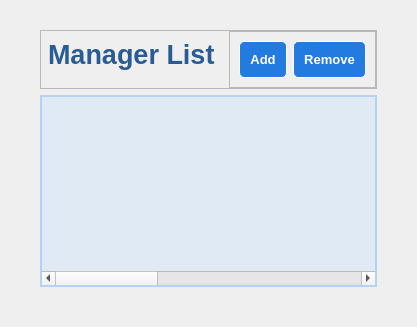
            <widget class="QWidget" name="managerPage">
             <layout class="QVBoxLayout" name="verticalLayout_8">
              <property name="leftMargin">
               <number>40</number>
              </property>
              <property name="topMargin">
               <number>30</number>
              </property>
              <property name="rightMargin">
               <number>40</number>
              </property>
              <property name="bottomMargin">
               <number>40</number>
              </property>
              <item>
               <widget class="QFrame" name="frame_4">
                <property name="minimumSize">
                 <size>
                  <width>0</width>
                  <height>20</height>
                 </size>
                </property>
                <property name="styleSheet">
                 <string notr="true">#mngrListAdd, #mngrListRemove {
	padding: 10px;
	background-color: rgb(35, 123, 223);
	border: 1px solid white;
	border-radius: 5px;
	color: white;
}</string>
                </property>
                <property name="frameShape">
                 <enum>QFrame::StyledPanel</enum>
                </property>
                <property name="frameShadow">
                 <enum>QFrame::Raised</enum>
                </property>
                <layout class="QHBoxLayout" name="horizontalLayout_7">
                 <property name="leftMargin">
                  <number>0</number>
                 </property>
                 <property name="topMargin">
                  <number>0</number>
                 </property>
                 <property name="rightMargin">
                  <number>0</number>
                 </property>
                 <property name="bottomMargin">
                  <number>0</number>
                 </property>
                 <item>
                  <widget class="QLabel" name="managerPageLabel">
                   <property name="font">
                    <font>
                     <family>Segoe UI</family>
                     <pointsize>20</pointsize>
                     <weight>75</weight>
                     <bold>true</bold>
                    </font>
                   </property>
                   <property name="styleSheet">
                    <string notr="true">color: rgb(41, 92, 149);
margin-bottom: 10px;</string>
                   </property>
                   <property name="text">
                    <string>Manager List</string>
                   </property>
                  </widget>
                 </item>
                 <item alignment="Qt::AlignRight">
                  <widget class="QFrame" name="frame_5">
                   <property name="frameShape">
                    <enum>QFrame::StyledPanel</enum>
                   </property>
                   <property name="frameShadow">
                    <enum>QFrame::Raised</enum>
                   </property>
                   <layout class="QHBoxLayout" name="horizontalLayout_6">
                    <item>
                     <widget class="QPushButton" name="mngrListAdd">
                      <property name="font">
                       <font>
                        <family>Segoe UI</family>
                        <pointsize>10</pointsize>
                        <weight>75</weight>
                        <bold>true</bold>
                       </font>
                      </property>
                      <property name="cursor">
                       <cursorShape>PointingHandCursor</cursorShape>
                      </property>
                      <property name="text">
                       <string>Add</string>
                      </property>
                     </widget>
                    </item>
                    <item>
                     <widget class="QPushButton" name="mngrListRemove">
                      <property name="font">
                       <font>
                        <family>Segoe UI</family>
                        <pointsize>10</pointsize>
                        <weight>75</weight>
                        <bold>true</bold>
                       </font>
                      </property>
                      <property name="cursor">
                       <cursorShape>PointingHandCursor</cursorShape>
                      </property>
                      <property name="text">
                       <string>Remove</string>
                      </property>
                     </widget>
                    </item>
                   </layout>
                  </widget>
                 </item>
                </layout>
               </widget>
              </item>
              <item>
               <widget class="QTableWidget" name="mngrTable">
                <property name="font">
                 <font>
                  <pointsize>11</pointsize>
                 </font>
                </property>
                <property name="contextMenuPolicy">
                 <enum>Qt::NoContextMenu</enum>
                </property>
                <property name="styleSheet">
                 <string notr="true">QHeaderView::section {
    background-color: rgb(55, 120, 198);
	color: white;
	padding: 5px;
    border: 1px solid #fffff8;
    font-size: 12pt;
	font-weight: bold;
}

QTableWidget {
	gridline-color: white;
	background-color: rgba(200, 226, 255, 100);
	alternate-background-color:rgba(61, 141, 232, 100);
}

QTableView {
	background-color: rgba(200, 226, 255, 100);
	border: 2px solid rgb(179, 210, 246);
}
</string>
                </property>
                <property name="editTriggers">
                 <set>QAbstractItemView::NoEditTriggers</set>
                </property>
                <property name="alternatingRowColors">
                 <bool>true</bool>
                </property>
                <property name="showGrid">
                 <bool>true</bool>
                </property>
                <attribute name="horizontalHeaderVisible">
                 <bool>false</bool>
                </attribute>
                <attribute name="horizontalHeaderCascadingSectionResizes">
                 <bool>false</bool>
                </attribute>
                <attribute name="horizontalHeaderMinimumSectionSize">
                 <number>50</number>
                </attribute>
                <attribute name="horizontalHeaderDefaultSectionSize">
                 <number>350</number>
                </attribute>
                <attribute name="horizontalHeaderHighlightSections">
                 <bool>true</bool>
                </attribute>
                <attribute name="horizontalHeaderShowSortIndicator" stdset="0">
                 <bool>false</bool>
                </attribute>
                <attribute name="verticalHeaderVisible">
                 <bool>false</bool>
                </attribute>
                <attribute name="verticalHeaderCascadingSectionResizes">
                 <bool>false</bool>
                </attribute>
                <column>
                 <property name="text">
                  <string>ID</string>
                 </property>
                </column>
                <column>
                 <property name="text">
                  <string>Name</string>
                 </property>
                </column>
                <column>
                 <property name="text">
                  <string>Department</string>
                 </property>
                </column>
               </widget>
              </item>
             </layout>
            </widget>
